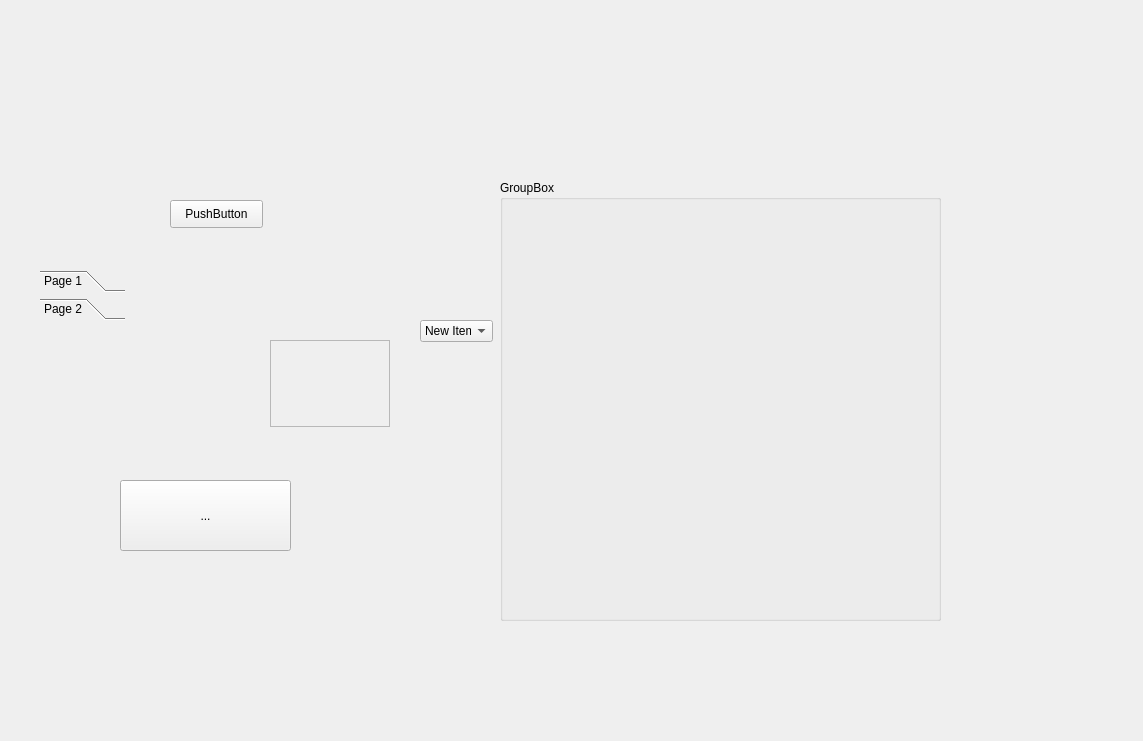
<?xml version="1.0" encoding="UTF-8"?>
<ui version="4.0">
 <class>Form</class>
 <widget class="QWidget" name="Form">
  <property name="geometry">
   <rect>
    <x>0</x>
    <y>0</y>
    <width>1143</width>
    <height>741</height>
   </rect>
  </property>
  <property name="windowTitle">
   <string>Form</string>
  </property>
  <widget class="QPushButton" name="pushButton">
   <property name="geometry">
    <rect>
     <x>170</x>
     <y>200</y>
     <width>93</width>
     <height>28</height>
    </rect>
   </property>
   <property name="text">
    <string>PushButton</string>
   </property>
  </widget>
  <widget class="QGroupBox" name="groupBox">
   <property name="geometry">
    <rect>
     <x>500</x>
     <y>180</y>
     <width>441</width>
     <height>441</height>
    </rect>
   </property>
   <property name="title">
    <string>GroupBox</string>
   </property>
  </widget>
  <widget class="QToolBox" name="toolBox">
   <property name="geometry">
    <rect>
     <x>40</x>
     <y>270</y>
     <width>85</width>
     <height>147</height>
    </rect>
   </property>
   <property name="currentIndex">
    <number>1</number>
   </property>
   <widget class="QWidget" name="page">
    <property name="geometry">
     <rect>
      <x>0</x>
      <y>0</y>
      <width>85</width>
      <height>85</height>
     </rect>
    </property>
    <attribute name="label">
     <string>Page 1</string>
    </attribute>
   </widget>
   <widget class="QWidget" name="page_2">
    <property name="geometry">
     <rect>
      <x>0</x>
      <y>0</y>
      <width>85</width>
      <height>85</height>
     </rect>
    </property>
    <attribute name="label">
     <string>Page 2</string>
    </attribute>
   </widget>
  </widget>
  <widget class="QScrollArea" name="scrollArea">
   <property name="geometry">
    <rect>
     <x>270</x>
     <y>340</y>
     <width>120</width>
     <height>87</height>
    </rect>
   </property>
   <property name="widgetResizable">
    <bool>true</bool>
   </property>
   <widget class="QWidget" name="scrollAreaWidgetContents">
    <property name="geometry">
     <rect>
      <x>0</x>
      <y>0</y>
      <width>118</width>
      <height>85</height>
     </rect>
    </property>
   </widget>
  </widget>
  <widget class="QToolButton" name="toolButton">
   <property name="geometry">
    <rect>
     <x>120</x>
     <y>480</y>
     <width>171</width>
     <height>71</height>
    </rect>
   </property>
   <property name="text">
    <string>...</string>
   </property>
  </widget>
  <widget class="QComboBox" name="comboBox">
   <property name="geometry">
    <rect>
     <x>420</x>
     <y>320</y>
     <width>73</width>
     <height>22</height>
    </rect>
   </property>
   <item>
    <property name="text">
     <string>New Item</string>
    </property>
   </item>
   <item>
    <property name="text">
     <string>New Item</string>
    </property>
   </item>
   <item>
    <property name="text">
     <string>New Item</string>
    </property>
   </item>
   <item>
    <property name="text">
     <string>New Item</string>
    </property>
   </item>
   <item>
    <property name="text">
     <string>New Item</string>
    </property>
   </item>
   <item>
    <property name="text">
     <string>New Item</string>
    </property>
   </item>
   <item>
    <property name="text">
     <string>New Item</string>
    </property>
   </item>
  </widget>
 </widget>
 <resources/>
 <connections/>
</ui>
